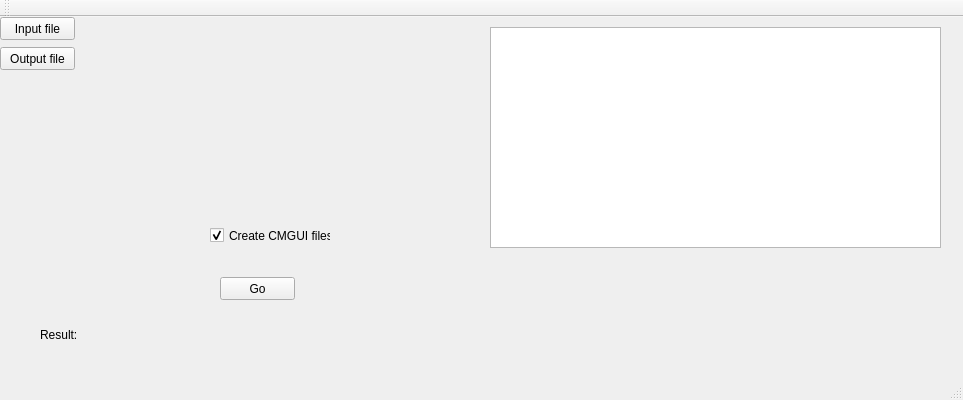
<?xml version="1.0" encoding="UTF-8"?>
<ui version="4.0">
 <class>MainWindow</class>
 <widget class="QMainWindow" name="MainWindow">
  <property name="geometry">
   <rect>
    <x>0</x>
    <y>0</y>
    <width>963</width>
    <height>400</height>
   </rect>
  </property>
  <property name="windowTitle">
   <string>Selection of a sphere-bounded sub-network</string>
  </property>
  <widget class="QWidget" name="centralWidget">
   <widget class="QPushButton" name="pushButtonInFile">
    <property name="geometry">
     <rect>
      <x>0</x>
      <y>0</y>
      <width>75</width>
      <height>23</height>
     </rect>
    </property>
    <property name="text">
     <string>Input file</string>
    </property>
   </widget>
   <widget class="QLabel" name="labelInFile">
    <property name="geometry">
     <rect>
      <x>80</x>
      <y>0</y>
      <width>401</width>
      <height>21</height>
     </rect>
    </property>
    <property name="text">
     <string/>
    </property>
   </widget>
   <widget class="QLabel" name="labelOutFile">
    <property name="geometry">
     <rect>
      <x>80</x>
      <y>30</y>
      <width>401</width>
      <height>21</height>
     </rect>
    </property>
    <property name="text">
     <string/>
    </property>
   </widget>
   <widget class="QPushButton" name="pushButtonOutFile">
    <property name="geometry">
     <rect>
      <x>0</x>
      <y>30</y>
      <width>75</width>
      <height>23</height>
     </rect>
    </property>
    <property name="text">
     <string>Output file</string>
    </property>
   </widget>
   <widget class="QPushButton" name="pushButtonZoom">
    <property name="geometry">
     <rect>
      <x>220</x>
      <y>260</y>
      <width>75</width>
      <height>23</height>
     </rect>
    </property>
    <property name="text">
     <string>Go</string>
    </property>
   </widget>
   <widget class="QLabel" name="label">
    <property name="geometry">
     <rect>
      <x>40</x>
      <y>310</y>
      <width>41</width>
      <height>16</height>
     </rect>
    </property>
    <property name="text">
     <string>Result:</string>
    </property>
   </widget>
   <widget class="QLabel" name="labelResult">
    <property name="geometry">
     <rect>
      <x>80</x>
      <y>310</y>
      <width>491</width>
      <height>16</height>
     </rect>
    </property>
    <property name="text">
     <string/>
    </property>
   </widget>
   <widget class="QTextEdit" name="textEdit">
    <property name="geometry">
     <rect>
      <x>490</x>
      <y>10</y>
      <width>451</width>
      <height>221</height>
     </rect>
    </property>
   </widget>
   <widget class="QCheckBox" name="checkBoxCmgui">
    <property name="geometry">
     <rect>
      <x>210</x>
      <y>210</y>
      <width>121</width>
      <height>17</height>
     </rect>
    </property>
    <property name="text">
     <string>Create CMGUI files</string>
    </property>
    <property name="checked">
     <bool>true</bool>
    </property>
   </widget>
  </widget>
  <widget class="QMenuBar" name="menuBar">
   <property name="geometry">
    <rect>
     <x>0</x>
     <y>0</y>
     <width>963</width>
     <height>21</height>
    </rect>
   </property>
  </widget>
  <widget class="QToolBar" name="mainToolBar">
   <attribute name="toolBarArea">
    <enum>TopToolBarArea</enum>
   </attribute>
   <attribute name="toolBarBreak">
    <bool>false</bool>
   </attribute>
  </widget>
  <widget class="QStatusBar" name="statusBar"/>
 </widget>
 <layoutdefault spacing="6" margin="11"/>
 <resources/>
 <connections>
  <connection>
   <sender>pushButtonInFile</sender>
   <signal>clicked()</signal>
   <receiver>MainWindow</receiver>
   <slot>inFileSelecter()</slot>
   <hints>
    <hint type="sourcelabel">
     <x>45</x>
     <y>54</y>
    </hint>
    <hint type="destinationlabel">
     <x>232</x>
     <y>44</y>
    </hint>
   </hints>
  </connection>
  <connection>
   <sender>pushButtonOutFile</sender>
   <signal>clicked()</signal>
   <receiver>MainWindow</receiver>
   <slot>outFileSelecter()</slot>
   <hints>
    <hint type="sourcelabel">
     <x>18</x>
     <y>84</y>
    </hint>
    <hint type="destinationlabel">
     <x>231</x>
     <y>73</y>
    </hint>
   </hints>
  </connection>
  <connection>
   <sender>pushButtonZoom</sender>
   <signal>clicked()</signal>
   <receiver>MainWindow</receiver>
   <slot>zoomer()</slot>
   <hints>
    <hint type="sourcelabel">
     <x>282</x>
     <y>255</y>
    </hint>
    <hint type="destinationlabel">
     <x>412</x>
     <y>255</y>
    </hint>
   </hints>
  </connection>
 </connections>
 <slots>
  <slot>buttonClickHandler()</slot>
  <slot>inFileSelecter()</slot>
  <slot>outFileSelecter()</slot>
  <slot>zoomer()</slot>
  <slot>radioButtonHandler()</slot>
 </slots>
</ui>
